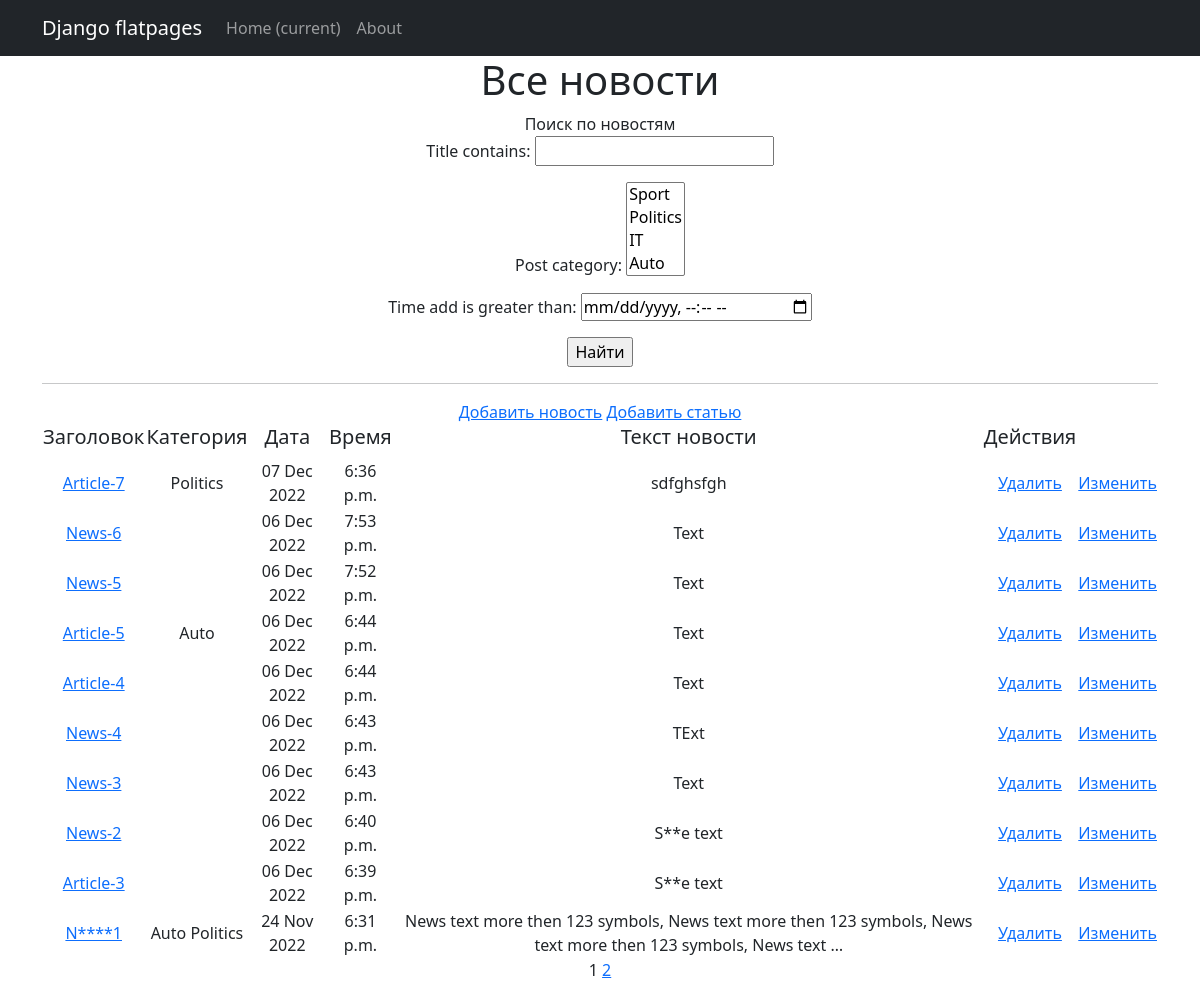
Before: /news/ with the older database file.
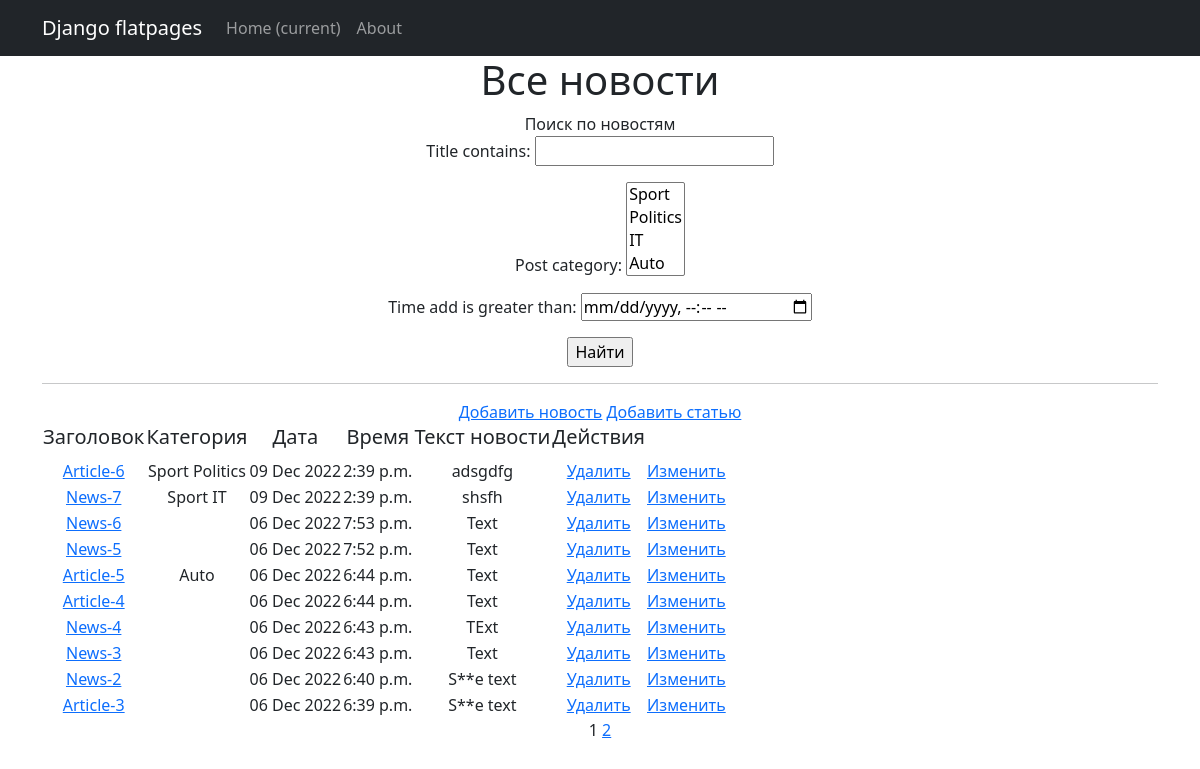
After: the same page with the newer database file.
### news/models.py (models this page shows, shortened)
class Post(models.Model):
    authorP = models.ForeignKey(Author, on_delete=models.CASCADE)
    articles = "AR"
    news = "NW"
    CATEGORY_TYPES = [
        (articles, 'Статья'),
        (news, 'Новость')
    ]
    category_type = models.CharField(max_length=2, choices=CATEGORY_TYPES, default=news)
    time_add = models.DateTimeField(auto_now_add=True)
    post_category = models.ManyToManyField(Category, through='PostCategory')
    title = models.CharField(max_length=255)
    text = models.TextField()
    rating = models.IntegerField(default=0)
    def get_absolute_url(self):
        return reverse('news_detail', args=[str(self.id)])

class Category(models.Model):
    name = models.CharField(max_length=127, unique=True)
    def __str__(self):
        return f'{self.name}'

### news/views.py (the view)
# urls.py: path('', NewsList.as_view(), name='news'),
class NewsList(ListView):
    model = Post
    ordering = '-time_add'
    template_name = 'news.html'
    context_object_name = 'news'
    paginate_by = 10
    def get_queryset(self):
        queryset = super().get_queryset()
        self.filterset = PostFilter(self.request.GET, queryset)
        return self.filterset.qs
    def get_context_data(self, **kwargs):
        context = super().get_context_data(**kwargs)
        context['filterset'] = self.filterset
        return context

### news/templatetags/custom_tags.py (called while the page is built)
@register.simple_tag(takes_context=True)
def url_replace(context, **kwargs):
    d = context['request'].GET.copy()
    for k, v in kwargs.items():
        d[k] = v
    return d.urlencode()

### news/templatetags/d36_filters.py (called while the page is built)
@register.filter()
def censor(txt):
    replace_list = ['some', 'news-1']
    if not isinstance(txt, str):
        raise TypeError(f'invalid object type for censorship')
    else:
        for word in txt.split(" "):
            if word.lower() in replace_list:
                txt = txt.replace(word, f'{word[0]}{"*"*(len(word)-2)}{word[-1]}')
    return txt

### templates/news.html (shortened to what this page needs)
{% extends 'flatpages/default.html' %}
{% load d36_filters %}
{% load custom_tags %}
{% block content %}
<h1>Все новости</h1>
<tr> Поиск по новостям</tr>
   <form action="" method="get">
       {{ filterset.form.as_p }}
       <input type="submit" value="Найти" />
   </form>
   <hr>
<a href="/news/create/">Добавить новость</a>
<a href="/news/article/create/">Добавить статью</a>
   {% if news %}
       <table>
           <tr>
               <td><h5>Заголовок</h5></td>
               <td><h5>Категория</h5></td>
               <td><h5>Дата</h5></td>
               <td><h5>Время</h5></td>
               <td><h5>Текст новости</h5></td>
               <td><h5>  Действия</h5></td>
           </tr>
           {% for n in news %}
           <tr>
               <td><a href="{{n.get_absolute_url}}">{{ n.title|censor }}</a></td>
               <td>{% for cat in n.post_category.all %}
                   {{ cat.name }}
               {% endfor %}</td>
               <td>{{ n.time_add|date:'d M Y' }}</td>
               <td>{{ n.time_add|time }}</td>
               <td>{{ n.text|truncatewords:20|censor }}</td>
               <td><a href="{{n.get_absolute_url}}/delete">Удалить</a></td>
               <td><a href="{{n.get_absolute_url}}/update">Изменить</a></td>
           </tr>
           {% endfor %}
       </table>
   {% else %}
       <h2>Новостей нет!</h2>
   {% endif %}
   {{ page_obj.number }}
   {% if page_obj.has_next %}
       <a href="?{% url_replace page=page_obj.next_page_number %}">{{ page_obj.next_page_number }}</a>
   {% endif %}
{% endblock content %}

Changed rows visible on the page:
removed Post: title|censor "Article-7", time_add "07 Dec 2022", time_add "6:36 p.m.", text|censor "sdfghsfgh", Category (name "Politics")
no longer on this page (row unchanged): Post: title|censor "N****1", time_add "24 Nov 2022", time_add "6:31 p.m.", text|censor "News text more then 123 symbols, News text more then 123 symbols, News text more then 123 symbols, News text …", Category (name "Auto"), Category (name "Politics")
added Post: title|censor "Article-6", time_add "09 Dec 2022", time_add "2:39 p.m.", text|censor "adsgdfg", Category (name "Politics")
now on this page (row unchanged): Category: name "Sport"
added Post: title|censor "News-7", time_add "09 Dec 2022", time_add "2:39 p.m.", text|censor "shsfh"
now on this page (row unchanged): Category: name "IT", shown under "News-7"
